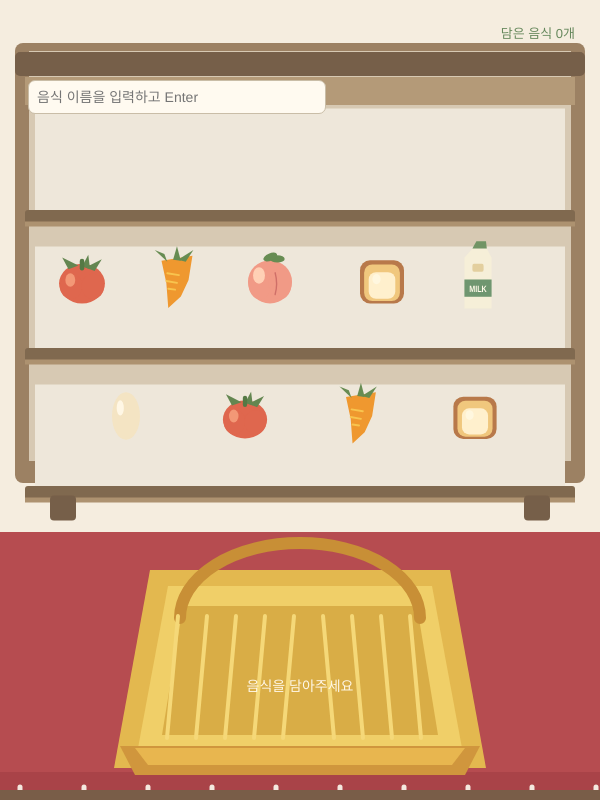
Frame 1 (no input)
Frame 60 (no input): identical to frame 1, image omitted
Frame 120 (the mouse pressed at the canvas centre since frame 60): identical to frame 1, image omitted

The p5.js sketch that drew this single still picture (run headless with seeded random() and noise() and a simulated clock; from frame 60 on, the mouse is pressed at the canvas centre):

// p5.js sketch
// ── sketch.js
let cart = [];
let canvas;
let input;
let searchStatus = "";
const foods = [
  { name: "토마토", type: "tomato", x: 82, y: 280, w: 54, h: 54 },
  { name: "당근", type: "carrot", x: 176, y: 280, w: 58, h: 58 },
  { name: "복숭아", type: "peach", x: 270, y: 280, w: 55, h: 55 },
  { name: "식빵", type: "bread", x: 382, y: 280, w: 55, h: 55 },
  { name: "우유", type: "milk", x: 478, y: 280, w: 48, h: 61 },
  { name: "달걀", type: "egg", x: 126, y: 416, w: 43, h: 54 },
  { name: "토마토", type: "tomato", x: 245, y: 416, w: 52, h: 52 },
  { name: "당근", type: "carrot", x: 360, y: 416, w: 56, h: 57 },
  { name: "식빵", type: "bread", x: 475, y: 416, w: 54, h: 54 },
];
function setup() {
  canvas = createCanvas(600, 800);
  rectMode(CENTER);
  input = createInput("");
  const canvasPos = canvas.position();
  input.position(canvasPos.x + 28, canvasPos.y + 80);
  input.size(280, 24);
  input.attribute("placeholder", "음식 이름을 입력하고 Enter");
  input.style("font-size", "14px");
  input.style("padding", "4px 8px");
  input.style("border", "1px solid #c9bda7");
  input.style("border-radius", "7px");
  input.style("background", "#fffaf0");
  input.style("z-index", "20");
  input.changed(addSearchedFood);
  noStroke();
  textFont("sans-serif");
}
function draw() {
  background("#f5eddf");
  drawCabinet();
  drawTablecloth();
  drawBasket();
  drawCartFood();
  drawTitle();
  for (const f of foods) {
    if (dist(mouseX, mouseY, f.x, f.y) < 34) {
      fill("#3d4035");
      textAlign(CENTER, CENTER);
      textSize(12);
      text(f.name + " · 눌러 담기", f.x, f.y - 43);
    }
  }
}
function drawTitle() {
  fill("#354032");
  textAlign(LEFT, CENTER);
  textSize(25);

  fill("#66885c");
  textAlign(RIGHT, CENTER);
  textSize(13);
  text("담은 음식 " + cart.length + "개", 575, 34);
  fill("#746f62");
  textAlign(LEFT, CENTER);
  textSize(12);
  if (searchStatus) {
    fill("#55744c");
    textAlign(LEFT, CENTER);
    textSize(12);
    text(searchStatus, 28, 138);
  }
}
function addSearchedFood() {
  const raw = input.value();
  if (!raw.trim()) return;
  const query = raw.trim().replace(/\s/g, "").toLowerCase();
  const match =
    foods.find((f) => f.name.replace(/\s/g, "").toLowerCase() === query) ||
    foods.find((f) => f.name.replace(/\s/g, "").toLowerCase().includes(query));
  if (match) {
    cart.push({ name: match.name, type: match.type });
    searchStatus = match.name + "을(를) 장바구니에 담았어요!";
  } else {
    searchStatus = "목록에 없는 음식이에요. 진열된 음식 이름을 입력해주세요.";
  }
  input.value("");
}
function drawCabinet() {
  fill("#9c8163");
  rect(300, 263, 570, 440, 8);
  fill("#d7c9b3");
  rect(300, 256, 542, 410);
  fill("#765f49");
  rect(300, 64, 570, 24, 5);
  fill("#b49a78");
  rect(300, 91, 550, 28);
  fill("#eee7da");
  rect(300, 162, 530, 107);
  fill("#eee7da");
  rect(300, 300, 530, 107);
  fill("#eee7da");
  rect(300, 438, 530, 107);
  fill("#80694f");
  rect(300, 218, 550, 16, 3);
  fill("#80694f");
  rect(300, 356, 550, 16, 3);
  fill("#80694f");
  rect(300, 494, 550, 16, 3);
  fill("#ad9270");
  rect(300, 224, 550, 5);
  fill("#ad9270");
  rect(300, 362, 550, 5);
  fill("#ad9270");
  rect(300, 500, 550, 5);
  fill("#765f49");
  rect(63, 508, 26, 25, 4);
  rect(537, 508, 26, 25, 4);
  for (const f of foods) drawFood(f.type, f.x, f.y, f.w, f.h);
}
function drawFood(type, x, y, w, h) {
  push();
  translate(x, y);
  scale(w / 60, h / 60);
  if (type === "tomato") {
    fill("#df674e");
    ellipse(0, 4, 51, 44);
    ellipse(-12, 7, 25, 28);
    ellipse(12, 7, 25, 28);
    fill("#f39876");
    ellipse(-13, 0, 11, 15);
    fill("#638650");
    triangle(-4, -16, -22, -25, -15, -12);
    triangle(0, -15, 7, -28, 9, -12);
    triangle(4, -14, 22, -23, 14, -10);
    fill("#557944");
    rect(0, -17, 5, 13, 3);
  } else if (type === "carrot") {
    fill("#ef982f");
    beginShape();
    vertex(-15, -20);
    vertex(17, -25);
    vertex(13, 0);
    vertex(5, 17);
    vertex(-8, 29);
    vertex(-10, 3);
    endShape(CLOSE);
    stroke("#f8c44e");
    strokeWeight(2);
    line(-9, -7, 3, -5);
    line(-10, 1, 1, 3);
    line(-8, 9, -1, 10);
    noStroke();
    fill("#678c52");
    triangle(-9, -19, -22, -31, -12, -27);
    triangle(-3, -21, 1, -35, 5, -20);
    triangle(2, -21, 18, -31, 10, -19);
  } else if (type === "peach") {
    fill("#f19a86");
    ellipse(0, 2, 48, 47);
    ellipse(-11, 4, 25, 34);
    ellipse(11, 4, 25, 34);
    fill("#ffd0b5");
    ellipse(-12, -5, 13, 18);
    stroke("#cf6f68");
    strokeWeight(1.5);
    noFill();
    arc(1, 4, 12, 37, -1.2, 1.2);
    noStroke();
    fill("#678c52");
    ellipse(8, -23, 16, 8);
    rotate(-0.4);
    ellipse(10, -23, 16, 8);
  } else if (type === "bread") {
    fill("#b8794a");
    rect(0, 2, 48, 47, 11);
    fill("#f0c77d");
    rect(0, 3, 39, 40, 9);
    fill("#fff0cd");
    rect(0, 6, 29, 29, 8);
    fill("#fff7df");
    ellipse(-6, -1, 9, 11);
  } else if (type === "milk") {
    fill("#f6efd8");
    beginShape();
    vertex(-17, -22);
    vertex(-7, -31);
    vertex(11, -31);
    vertex(17, -22);
    vertex(17, 28);
    vertex(-17, 28);
    endShape(CLOSE);
    fill("#719465");
    quad(-7, -31, -2, -38, 10, -38, 11, -31);
    fill("#6f9670");
    rect(0, 8, 34, 17);
    fill("#fff9e9");
    textAlign(CENTER, CENTER);
    textSize(9);
    textStyle(BOLD);
    text("MILK", 0, 9);
    textStyle(NORMAL);
    fill("#e3cf9e");
    rect(0, -12, 14, 8, 2);
  } else if (type === "egg") {
    fill("#f4e4c3");
    ellipse(0, 0, 39, 53);
    fill("#fff7e5");
    ellipse(-8, -9, 10, 17);
  }
  pop();
}
function drawTablecloth() {
  fill("#b64c50");
  rect(300, 666, 600, 268);
  fill("#a94348");
  rect(300, 786, 600, 28);
  stroke("#f4e8df");
  strokeWeight(5);
  for (let x = 20; x < 600; x += 64) line(x, 787, x, 800);
  noStroke();
  fill("#795d48");
  rect(300, 795, 600, 10);
}
function drawBasket() {
  fill("#9c4240");
  ellipse(300, 753, 350, 40);
  fill("#e3b84f");
  beginShape();
  vertex(150, 570);
  vertex(450, 570);
  vertex(486, 768);
  vertex(114, 768);
  endShape(CLOSE);
  fill("#f0cf68");
  beginShape();
  vertex(168, 586);
  vertex(432, 586);
  vertex(462, 748);
  vertex(138, 748);
  endShape(CLOSE);
  fill("#d9ad46");
  beginShape();
  vertex(183, 606);
  vertex(417, 606);
  vertex(438, 735);
  vertex(162, 735);
  endShape(CLOSE);
  noFill();
  stroke("#c88f36");
  strokeWeight(12);
  arc(300, 618, 240, 150, PI, TWO_PI);
  noStroke();
  fill("#d0963d");
  beginShape();
  vertex(120, 746);
  vertex(480, 746);
  vertex(465, 775);
  vertex(135, 775);
  endShape(CLOSE);
  fill("#e8b64f");
  beginShape();
  vertex(135, 748);
  vertex(465, 748);
  vertex(452, 765);
  vertex(148, 765);
  endShape(CLOSE);
  stroke("#f5d878");
  strokeWeight(4);
  for (let x = 178; x <= 422; x += 29)
    line(x, 616, x + (x < 300 ? -11 : 11), 738);
  noStroke();
  if (cart.length === 0) {
    fill("#fff8e8");
    textAlign(CENTER, CENTER);
    textSize(14);
    text("음식을 담아주세요", 300, 687);
  }
}
function drawCartFood() {
  for (let i = 0; i < cart.length; i++) {
    let col = i % 5;
    let row = floor(i / 5);
    let x = 190 + col * 55 + (row % 2) * 16;
    let y = 712 - row * 43 - (col % 2) * 7;
    let item = cart[i];
    drawFood(item.type, x, y, 42, 42);
  }
}
function mousePressed() {
  if (mouseX >= 25 && mouseX <= 325 && mouseY >= 76 && mouseY <= 112) {
    input.elt.focus();
    return false;
  }
  for (const f of foods) {
    if (
      mouseX > f.x - 34 &&
      mouseX < f.x + 34 &&
      mouseY > f.y - 36 &&
      mouseY < f.y + 36
    ) {
      cart.push({ name: f.name, type: f.type });
      searchStatus = f.name + "을(를) 장바구니에 담았어요!";
      return false;
    }
  }
  if (mouseX > 120 && mouseX < 480 && mouseY > 575 && mouseY < 780) {
    cart = [];
    searchStatus = "장바구니를 비웠어요.";
  }
  return false;
}
function touchStarted() {
  mousePressed();
  return false;
}
